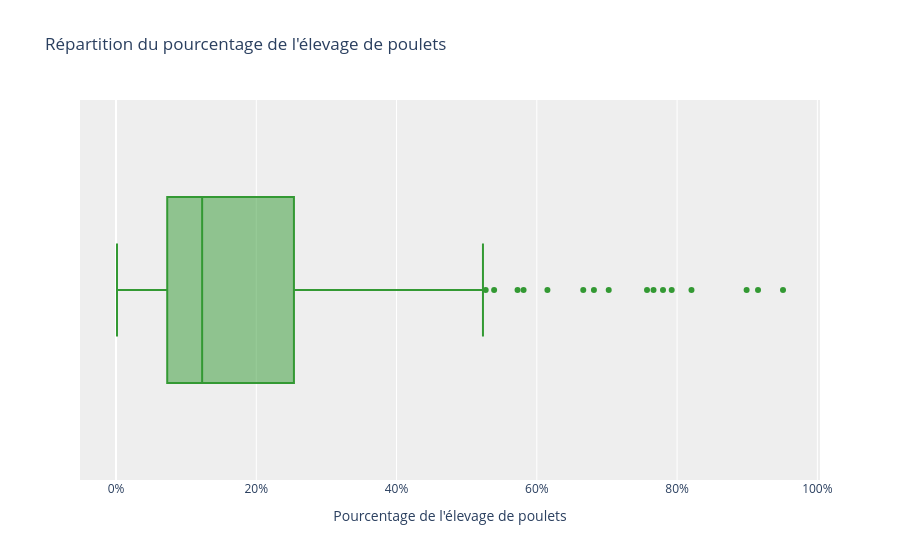

Here is the notebook cell this chart was saved with:
### Code cell
# Graphique en boxplot pour la colonne "Poulets : Part du total des animaux : unité % du total des UGB"
fig = px.box(data_frame = df_merge, x="Poulets : Part du total des animaux : unité % du total des UGB", title="Répartition du pourcentage de l'élevage de poulets",
                labels={"Poulets : Part du total des animaux : unité % du total des UGB" : "Pourcentage de l'élevage de poulets"})
fig.update_traces(marker_color='#339933')
fig.update_layout(
    plot_bgcolor='#eeeeee',
    xaxis={"ticksuffix":"%"}
)

px.log_x = True
fig.show()

### Figure 1 — Plotly figure (JSON) as saved in the notebook; plotly's stock layout.template omitted (floating-point values rounded to 4 significant figures; data arrays with more than 128 entries replaced by an {"elided": "..."} marker saying what was removed)
{"data": [{"alignmentgroup": "True", "hovertemplate": "Pourcentage de l'élevage de poulets=%{x}<extra></extra>", "legendgroup": "", "marker": {"color": "#339933"}, "name": "", "notched": false, "offsetgroup": "", "orientation": "h", "showlegend": false, "type": "box", "x": {"elided": "159 float values"}, "x0": " ", "xaxis": "x", "y0": " ", "yaxis": "y"}], "layout": {"boxmode": "group", "legend": {"tracegroupgap": 0}, "plot_bgcolor": "#eeeeee", "title": {"text": "Répartition du pourcentage de l'élevage de poulets"}, "xaxis": {"anchor": "y", "domain": [0, 1], "ticksuffix": "%", "title": {"text": "Pourcentage de l'élevage de poulets"}}, "yaxis": {"anchor": "x", "domain": [0, 1]}}}
